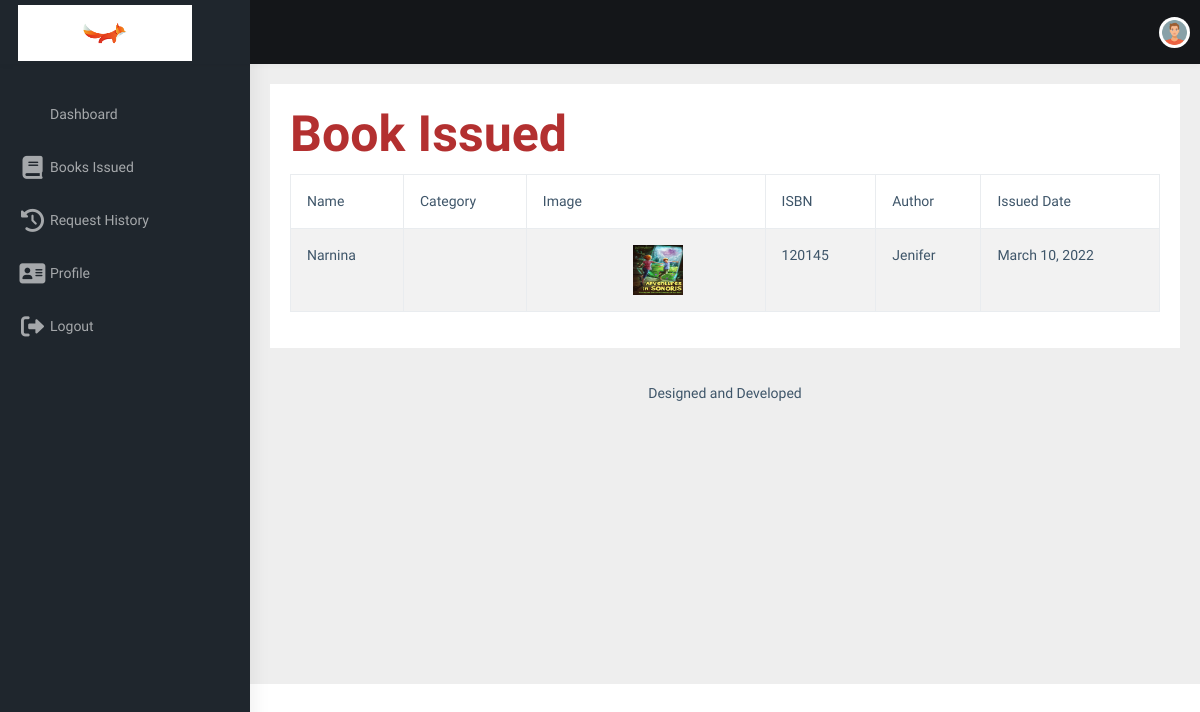
The page /view/issued-books/ (signed in) on the database as committed earlier.
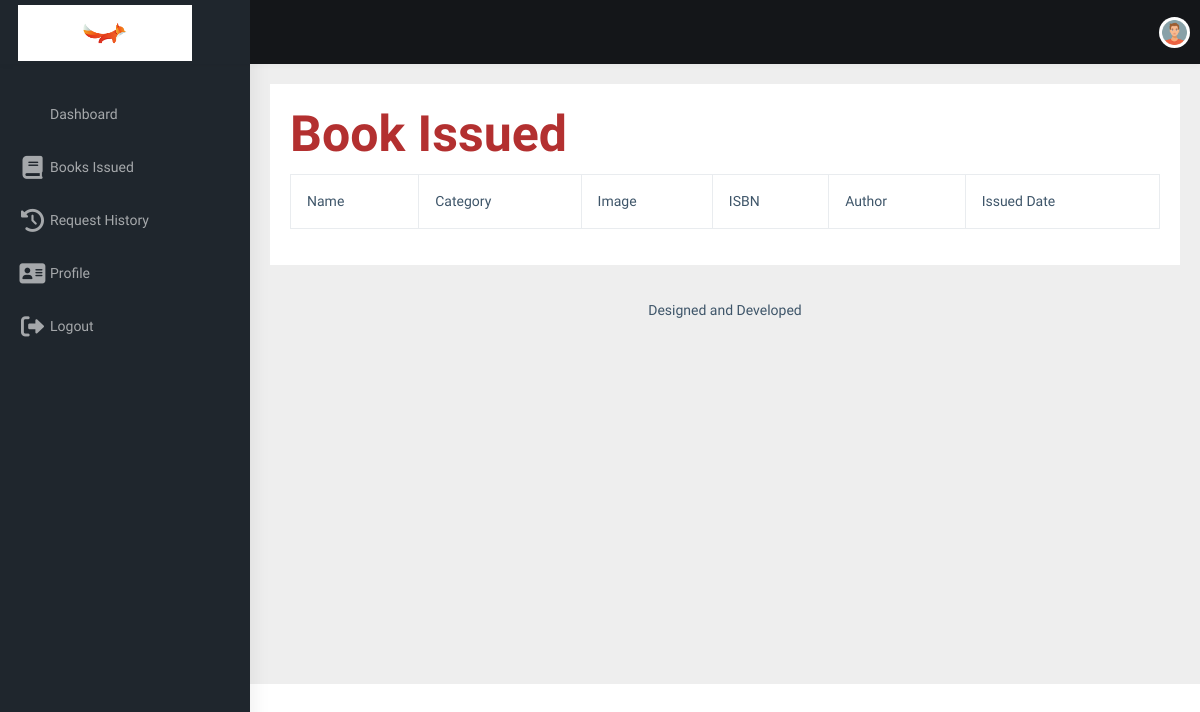
The same page on the database as committed later.
### home/models.py (models this page shows, shortened)
class CustomUser(AbstractUser):
    USER ={
        (1,'ADMIN'),
        (2,'STUDENT'),
    }
    user_type = models.CharField(choices=USER,max_length=50,default=1)
    profile_pic = models.ImageField(upload_to='uploads/profile_pic/')

class IssuedBook(models.Model):
    student_name= models.ForeignKey(Student, on_delete=models.CASCADE,null=True)
    book_name= models.ForeignKey(Book,on_delete=models.CASCADE,null=True)
    issued_date = models.DateField(auto_now=True)
    date_return = models.DateField(auto_now_add=False,null=True)

class Book(models.Model):
    book_name = models.CharField(max_length=100,null=True)
    book_isbn = models.PositiveIntegerField()
    publisher = models.ForeignKey(BookAuthor, on_delete=models.CASCADE,null=True)
    text = models.ForeignKey(BookLanguage, on_delete=models.CASCADE,null=True)
    publication_date = models.DateField(auto_now=False,null=True)
    book_reading_age = models.CharField(max_length=100,null=True)
    book_weight = models.CharField(max_length=100,null=True)
    book_dimensions = models.CharField(max_length=100,null=True)
    book_origin = models.CharField(max_length=50,null=True)
    category = models.ForeignKey(BookCategory, null=True, blank=True,on_delete=models.CASCADE)
    book_status = models.BooleanField(default= True)
    book_description = models.CharField(max_length=250, null=True)
    book_image = models.ImageField(upload_to = 'uploads/book-cover-images/',null=True,default="static/images/default-img.png")
    book_volume = models.CharField(max_length=50,null=True)
    def __str__(self):
        return str(self.book_name)

class BookAuthor(models.Model):
    author_name = models.CharField(max_length = 50,null=True)
    created_at = models.DateTimeField(auto_now_add = True)
    updated_at = models.DateTimeField(auto_now_add=True)
    def __str__(self):
        return self.author_name

### home/views.py (the view)
# urls.py: path('view/issued-books/',STUDENTISSUEDBOOKS,name="studentbookissued"),
@login_required(login_url = 'login')
def STUDENTISSUEDBOOKS(request):
    user = request.user
    student = Student.objects.filter(user=user)
    issuedBooks = IssuedBook.objects.filter(student_name=student[0])
    issuedBooksdata = IssuedBook.objects.filter(student_name=student[0]).count()
    context={
        'issuebooks':issuedBooks,
        'issuedata' :issuedBooksdata
    }
    return render(request,'user/issued_book.html',context)

### templates/user/issued_book.html (shortened to what this page needs)
{% extends "user/student_dashboard.html" %}
{% load static %}
{% block css %}
<link rel="stylesheet" type="text/css" href="{% static 'studentdashboard/assets/extra-libs/multicheck/multicheck.css' %}">
<link href="{% static 'studentdashboard/assets/libs/datatables.net-bs4/css/dataTables.bootstrap4.css' %}" rel="stylesheet">
<link href="{% static 'studentdashboard/dist/css/style.min.css' %}" rel="stylesheet">
{% endblock css %}
{% load static %}
{% block body %}
<div class="card">
    <div class="card-body">
        <h5 class="card-title" style="font-size: 50px; color: #B33030;">Book Issued </h5>
        <div class="table-responsive">
            <table id="zero_config" class="table table-striped table-bordered">
                <thead>
                    <tr>
                        <th>Name</th>
                        <th>Category</th>
                        <th>Image</th>
                        <th>ISBN</th>
                        <th>Author</th>
                        <th>Issued Date</th>
                    </tr>
                </thead>
                <tbody>
                    {% for books in issuebooks %}
                    <tr>
                        <td>{{books.book_name}}</td>
                        <td>{{books.book_name.main_category}}</td>
                        <td><img src="{{books.book_name.book_image.url}}" alt="image" srcset="" style="margin-left:90px;" height="50px" width="50px"></td>
                        <td>{{books.book_name.book_isbn}}</td>
                        <td>{{books.book_name.publisher}}</td>
                        <td>{{books.issued_date}}</td>
                    </tr>
                    {% endfor %}
                </tbody>
            </table>
        </div>
    </div>
</div>
{% endblock body %}

### templates/user/student_dashboard.html (shortened to what this page needs)
<!DOCTYPE html>
<html dir="ltr" lang="en">
    {% load static %}
<head>
    <link rel="stylesheet" href="https://cdnjs.cloudflare.com/ajax/libs/font-awesome/6.0.0/css/all.min.css">
    <link href="{% static 'studentdashboard/assets/libs/fullcalendar/dist/fullcalendar.min.css' %}" rel="stylesheet" />
    <link href="{% static 'studentdashboard/assets/extra-libs/calendar/calendar.css'%}" rel="stylesheet" />
    <link href="{% static 'studentdashboard/dist/css/style.min.css'%}" rel="stylesheet">
    {% block css %}
    {% endblock css %}
</head>
<body>
    <div id="main-wrapper" data-layout="vertical" data-navbarbg="skin5" data-sidebartype="full"
        data-sidebar-position="absolute" data-header-position="absolute" data-boxed-layout="full">
        {% include "user/header.html" %}
        <aside class="left-sidebar" data-sidebarbg="skin5">
            <div class="scroll-sidebar">
                {% include 'user/sidebar.html' %}
            </div>
        </aside>
        <div class="page-wrapper">
            <div class="container-fluid">
            {% block body %}
            {% endblock body %}
            {% include "user/footer.html" %}
        </div>
        </div>
    </div>
</body>
</html>

### templates/user/header.html (shortened to what this page needs)
{% load static %}
<header class="topbar" data-navbarbg="skin5">
    <nav class="navbar top-navbar navbar-expand-md navbar-dark">
        <div class="navbar-header" data-logobg="skin5">
            <a class="navbar-brand" href="{% url 'dashboardstudent' %}">
                <span class="logo-text">
                    <img src="{% static 'img/dshlogo.png' %}" alt="homepage" style="height: 7vh; width: 120%;"/>
                </span>
            </a>
        </div>
        <div class="navbar-collapse collapse" id="navbarSupportedContent" data-navbarbg="skin5">
            <ul class="navbar-nav float-start me-auto">
                <li class="nav-item d-none d-lg-block"><a
                        class="nav-link sidebartoggler waves-effect waves-light" href="javascript:void(0)"
                        data-sidebartype="mini-sidebar"><i class="mdi mdi-menu font-24"></i></a></li>
            </ul>
            <ul class="navbar-nav float-end">
                <li class="nav-item dropdown">
                       {% if user.profile_pic == '' %}
                        <img src="{% static 'studentdashboard/assets/images/users/1.jpg' %}" alt="user" class="rounded-circle" width="31">
                        {% else %}
                        <img src="{{user.profile_pic.url}}" alt="user" class="rounded-circle" width="31">
                        {% endif %}
                </li>
            </ul>
        </div>
    </nav>
</header>

### templates/user/sidebar.html
<nav class="sidebar-nav">
    <ul id="sidebarnav" class="pt-4">
        <li class="sidebar-item"> <a class="sidebar-link waves-effect waves-dark sidebar-link"
                href="{% url 'dashboardstudent' %}" aria-expanded="false"><i class="mdi mdi-view-dashboard"></i><span
                    class="hide-menu">Dashboard</span></a></li>
        <li class="sidebar-item"> <a class="sidebar-link waves-effect waves-dark sidebar-link"
                href="{% url 'studentbookissued' %}" aria-expanded="false"><i class="fa-solid fa-book"></i><span
                    class="hide-menu">Books Issued</span></a></li>
        <li class="sidebar-item"> <a class="sidebar-link waves-effect waves-dark sidebar-link"
                href="{% url 'bookrequesthistory' %}" aria-expanded="false"><i class="fa-solid fa-clock-rotate-left"></i><span
                    class="hide-menu">Request History</span></a></li>
        <li class="sidebar-item"> <a class="sidebar-link waves-effect waves-dark sidebar-link"
                href="{% url 'studentprofile' %}" aria-expanded="false"><i class="fa-solid fa-address-card"></i><span
                    class="hide-menu">Profile</span></a></li>
        <li class="sidebar-item"> <a class="sidebar-link waves-effect waves-dark sidebar-link"
                href="{% url 'doLogout' %}" aria-expanded="false"><i class="fa-solid fa-right-from-bracket"></i><span
                    class="hide-menu">Logout</span></a></li>
    </ul>
</nav>

### templates/user/footer.html
<footer class="footer text-center">
     Designed and Developed
</footer>

Rows that differ between the two databases and show on the page:
removed IssuedBook: book_name "Narnina", book_name.book_image (picture), book_name.book_isbn "120145", book_name.publisher "Jenifer", issued_date "March 10, 2022"
